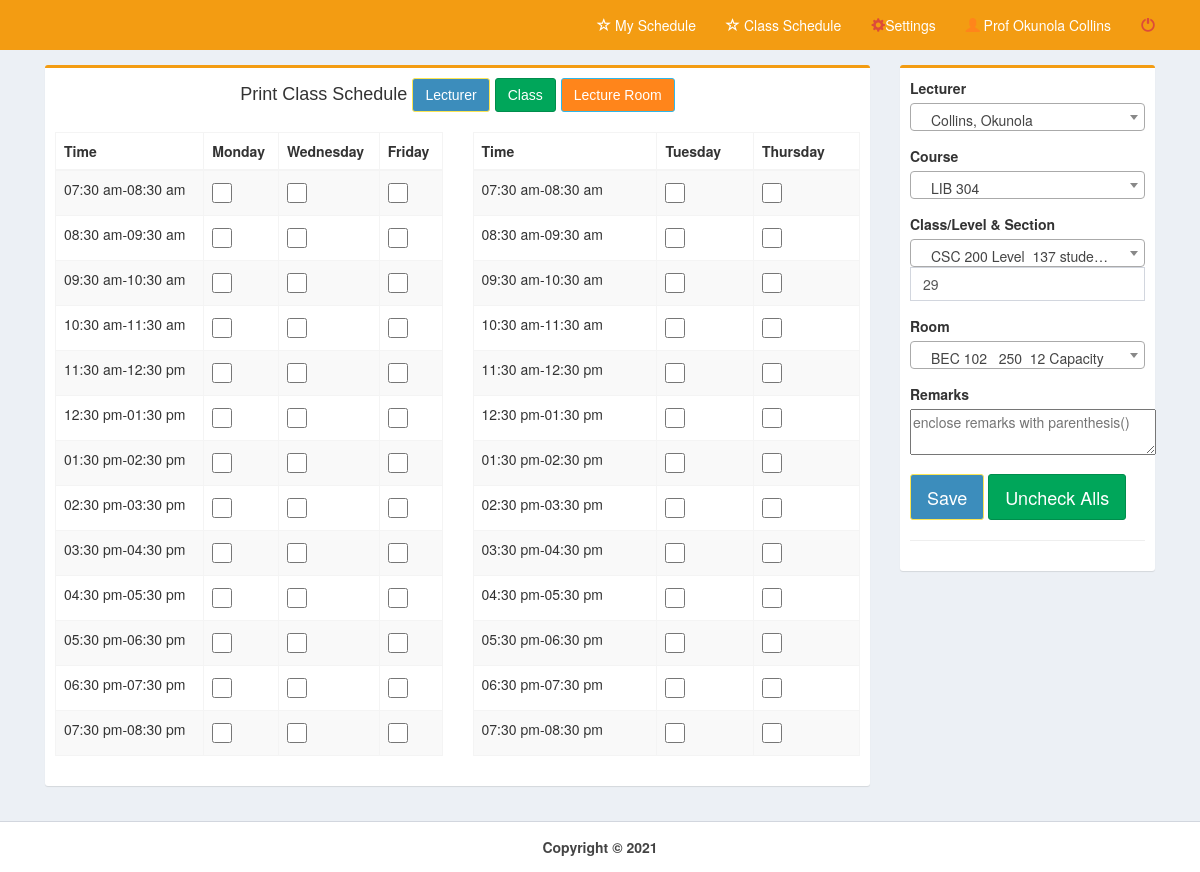
Page /pages/home.php (signed in) on the committed database.
### tables this page shows
CREATE TABLE `time` (
  `time_id` int(11) NOT NULL,
  `time_start` time NOT NULL,
  `time_end` time NOT NULL,
  `days` varchar(15) NOT NULL
);

CREATE TABLE `member` (
  `member_id` int(11) NOT NULL,
  `member_last` varchar(30) NOT NULL,
  `member_first` varchar(30) NOT NULL,
  `member_rank` varchar(50) NOT NULL,
  `member_salut` varchar(30) NOT NULL,
  `dept_code` varchar(10) NOT NULL,
  `designation_id` int(11) NOT NULL,
  `program_code` varchar(10) NOT NULL,
  `username` varchar(30) NOT NULL,
  `password` varchar(50) NOT NULL,
  `status` varchar(10) NOT NULL,
  `last_class` int(11) NOT NULL,
  `last_room` int(11) NOT NULL
);

CREATE TABLE `rank` (
  `rank_id` int(11) NOT NULL,
  `rank` varchar(30) NOT NULL
);

### pages/home.php (the view, shortened to what this page needs)
<?php
	if($_SESSION['type']=="admin" || $_SESSION['type']=="lecturer") {
?>
<!DOCTYPE html>
<html>
  <head>
    <link rel="stylesheet" href="../bootstrap/css/bootstrap.min.css">
    <link rel="stylesheet" href="../plugins/datatables/dataTables.bootstrap.css">
    <link rel="stylesheet" href="../dist/css/AdminLTE.min.css">
    <link rel="stylesheet" href="../plugins/select2/select2.min.css">
    <link rel="stylesheet" href="../dist/css/skins/_all-skins.min.css">
 </head>
  <body class="hold-transition skin-yellow layout-top-nav" onload="myFunction()">
    <div class="wrapper">
      <?php
	  	include('../dist/includes/header.php');
	  ?>
      <div class="content-wrapper">
        <div class="container">
          <section class="content">
            <div class="row">
	      <div class="col-md-9">
              <div class="box box-warning">
              	<div style="text-align: center">
              		<h4>Print Class Schedule
              		<a href="#searcht" data-target="#searcht" data-toggle="modal" class="dropdown-toggle btn btn-primary">
                      Lecturer
                    </a>
                   <a href="#searchclass" data-target="#searchclass" data-toggle="modal" class="dropdown-toggle btn btn-success">
                      Class
                    </a>
                   <a href="#searchroom" data-target="#searchroom" data-toggle="modal" class="dropdown-toggle btn btn-warning">
                      Lecture Room
                    </a>
                    </h4>
                </div>
               <form method="post" id="reg-form">
                <div class="box-body">
				<div class="row">
					<div class="col-md-6">
							<table class="table table-bordered table-striped" style="margin-right:-10px">
							<thead>
							  <tr>
								<th>Time</th>
								<th>Monday</th>
								<th>Wednesday</th>
								<th>Friday</th>
							  </tr>
							</thead>
		<?php
				include('../dist/includes/dbcon.php');
				$query=mysqli_query($con,"select * from time where days='mwf' order by time_start")or die(mysqli_error());
				while($row=mysqli_fetch_array($query)){
						$id=$row['time_id'];
						$start=date("h:i a",strtotime($row['time_start']));
						$end=date("h:i a",strtotime($row['time_end']));
		?>
							  <tr >
								<td><?php echo $start."-".$end;?></td>
								<td><input type="checkbox" id="check" name="m[]" value="<?php echo $id;?>" style="width: 20px; height: 20px;"></td>
								<td><input type="checkbox" id="check" name="w[]" value="<?php echo $id;?>" style="width: 20px; height: 20px;"></td>
								<td><input type="checkbox" id="check" name="f[]" value="<?php echo $id;?>" style="width: 20px; height: 20px;"></td>
							  </tr>
		<?php }?>
		</table>
		</div>
		<div class="col-md-6">
			<table class="table table-bordered table-striped">
								<thead>
								  <tr>
									<th>Time</th>
									<th>Tuesday</th>
									<th>Thursday</th>
								  </tr>
								</thead>
			<?php
				include('../dist/includes/dbcon.php');
				$query2=mysqli_query($con,"select * from time where days='tth' order by time_start")or die(mysqli_error());
				while($rows=mysqli_fetch_array($query2)){
						$ids=$rows['time_id'];
						$starts=date("h:i a",strtotime($rows['time_start']));
						$ends=date("h:i a",strtotime($rows['time_end']));
			?>
					<tr >
					<td><?php echo $starts."-".$ends;?></td>
					<td><input type="checkbox" name="t[]" value="<?php echo $ids;?>" style="width: 20px; height: 20px;"></td>
					<td><input type="checkbox" name="th[]" value="<?php echo $ids;?>" style="width: 20px; height: 20px;"></td>
					</tr>
			<?php }?>
			</table>
         </div>
        </div>
                </div>
              </div>
            </div>
            <div class="col-md-3">
              <div class="box box-warning">
                <div class="box-body">
                  <div id="form1">
				  <div class="row">
					 <div class="col-md-12">
						  <div class="form-group">
							<label for="date">Lecturer</label>
						  </div>
						  <div class="form-group">
							<label for="date">Course</label>
						  </div>
						  <div class="form-group">
		<label for="date">Class/Level & Section</label>
        <?php
                            $fac = $_SESSION['rank'];
                            $person = $_SESSION['id'];
                            $rankid_id = mysqli_query($con,"SELECT b.member_rank, b.member_id, a.rank_id FROM member AS b INNER JOIN rank AS a ON b.member_rank = a.rank WHERE '$fac' = a.rank and $person = b.member_id")or die(mysqli_error($con));
                            while($rowa=mysqli_fetch_array($rankid_id)){
                            ?>
                                <input type="text" name="rank_id" class="form-control" value="<?php echo $rowa['rank_id'];?>">
                            <?php
                                }
                        ?>
						  </div>
						  <div class="form-group">
							<label for="date">Room</label>
						  </div>
						  <div class="form-group">
							<label for="date">Remarks</label><br>
								<textarea name="remarks" cols="30" placeholder="enclose remarks with parenthesis()"></textarea>
						  </div>
					</div>
				</div>
                  <div class="form-group">
                      <button class="btn btn-lg btn-primary" id="daterange-btn" name="save" type="submit">
                        Save
                      </button>
					  <button class="uncheck btn btn-lg btn-success" type="reset">Uncheck Alls</button>
                   </div>
                  </div><hr>
                </div>
              </div>
            </div>
          </div>
          </section>
        </div>
      </div>
      <?php include('../dist/includes/footer.php');?>
    </div>
  </body>
</html>
<?php
	} else {
		echo "<script type='text/javascript'>document.location='faculty_home.php'</script>";
	}
?>

### dist/includes/header.php (shortened to what this page needs)
<?php
if($_SESSION['type']=="admin" || $_SESSION['type']=="lecturer")
  include('../dist/includes/header_admin.php');
else
  include('../dist/includes/header_faculty.php');
?>

### dist/includes/header_admin.php (shortened to what this page needs)
<header class="main-header">
        <nav class="navbar navbar-static-top">
          <div class="container">
              <div class="navbar-custom-menu">
                <ul class="nav navbar-nav">
                  <li>
                    <a href="admin_faculty_home.php" class="" style="font-size:14px"><i class="glyphicon glyphicon-star-empty"></i> My Schedule</a>
                  </li>
                 <li class="">
                   <a href="home.php" class="" style="font-size:14px"><i class="glyphicon glyphicon-star-empty"></i> Class Schedule</a>
                  </li>
					       <li class="">
                   <a href="settings.php" style="color:#fff;" class="dropdown-toggle">
                      <i class="glyphicon glyphicon-cog text-red"></i>Settings
                    </a>
                  </li>
				  <li class="">
                    <a href="profile.php" class="dropdown-toggle">
                      <i class="glyphicon glyphicon-user text-orange"></i>
                      <?php echo $_SESSION['name'];?>
                    </a>
                  </li>
                  <li class="">
                    <a href="logout.php" class="dropdown-toggle">
                      <i class="glyphicon glyphicon-off text-red"></i>
                    </a>
                  </li>
                </ul>
              </div>
          </div>
        </nav>
      </header>

### dist/includes/footer.php
<footer class="main-footer" style="text-align:center">
        <strong>Copyright &copy; 2021</strong>
</footer>

### rows in the picture
time: time_start "07:30 am", time_end "08:30 am"
time: time_start "08:30 am", time_end "09:30 am"
time: time_start "09:30 am", time_end "10:30 am"
time: time_start "10:30 am", time_end "11:30 am"
time: time_start "11:30 am", time_end "12:30 pm"
time: time_start "12:30 pm", time_end "01:30 pm"
time: time_start "01:30 pm", time_end "02:30 pm"
time: time_start "02:30 pm", time_end "03:30 pm"
time: time_start "03:30 pm", time_end "04:30 pm"
time: time_start "04:30 pm", time_end "05:30 pm"
time: time_start "05:30 pm", time_end "06:30 pm"
time: time_start "06:30 pm", time_end "07:30 pm"
time: time_start "07:30 pm", time_end "08:30 pm"
time: time_start "07:30 am", time_end "08:30 am"
time: time_start "08:30 am", time_end "09:30 am"
time: time_start "09:30 am", time_end "10:30 am"
time: time_start "10:30 am", time_end "11:30 am"
time: time_start "11:30 am", time_end "12:30 pm"
time: time_start "12:30 pm", time_end "01:30 pm"
time: time_start "01:30 pm", time_end "02:30 pm"
time: time_start "02:30 pm", time_end "03:30 pm"
time: time_start "03:30 pm", time_end "04:30 pm"
time: time_start "04:30 pm", time_end "05:30 pm"
time: time_start "05:30 pm", time_end "06:30 pm"
time: time_start "06:30 pm", time_end "07:30 pm"
time: time_start "07:30 pm", time_end "08:30 pm"
member: rank_id "29"

### other values in the picture
$_SESSION['name'] "Prof Okunola Collins"
